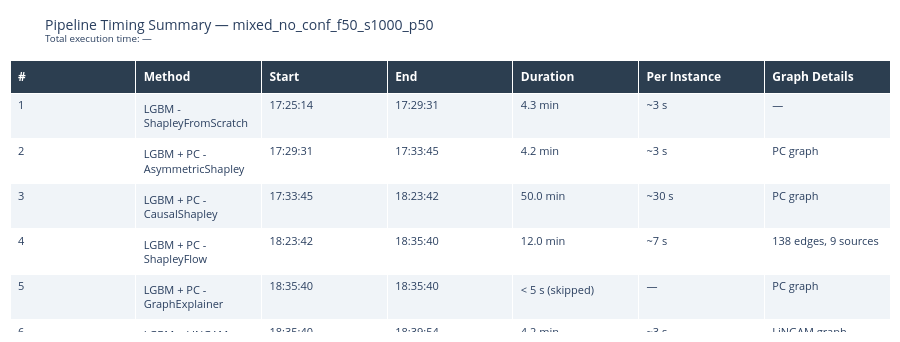

This figure's notebook cell:
### Markdown cell above
## 2. Pipeline Timing Summary

### Code cell
def parse_pipeline_timing(logs_dir: Path, dataset: str):
    """
    Parse the latest pipeline log and return:
      - timing_df  : per-method DataFrame (Method, Start, End, Duration, Per Instance, Graph Details)
      - total_str  : human-readable total execution time
    """
    log_files = sorted(logs_dir.glob("pipeline_*.log"))
    if not log_files:
        print("No log files found in", logs_dir)
        return None, "—"

    log_file = log_files[-1]
    print(f"Log file: {log_file.name}")

    ts_re   = re.compile(r"^(\d{4}-\d{2}-\d{2} \d{2}:\d{2}:\d{2}) \| (.*)$")
    prog_re = re.compile(r"\[Progress:\s*(\d+)/(\d+)\]\s+(.+)")

    events = []
    with open(log_file) as f:
        for line in f:
            m = ts_re.match(line.strip())
            if m:
                ts = datetime.strptime(m.group(1), "%Y-%m-%d %H:%M:%S")
                events.append((ts, m.group(2).strip()))

    # ── Extract ShapleyFlow graph stats per method (edges, sources) ─────
    # Format: "ShapleyFlowWrapper: 51 features, 138 edges, 9 sources"
    flow_re     = re.compile(r"ShapleyFlowWrapper:.*?(\d+) edges,\s*(\d+) sources")
    flow_stats  = {}          # keyed by progress-method-name string
    current_key = None
    for ts, content in events:
        pm = prog_re.search(content)
        if pm:
            current_key = pm.group(3).strip()
        fm = flow_re.search(content)
        if fm and current_key and current_key not in flow_stats:
            flow_stats[current_key] = (int(fm.group(1)), int(fm.group(2)))

    # ── Total execution time ─────────────────────────────────────────────
    total_min = None
    pipeline_end = None
    for ts, content in events:
        m = re.search(r"Total execution time:\s*([\d.]+)\s*minutes", content)
        if m:
            total_min    = float(m.group(1))
            pipeline_end = ts
    if pipeline_end is None and events:
        pipeline_end = events[-1][0]

    # ── Progress events ──────────────────────────────────────────────────
    prog_evts = []
    for ts, content in events:
        m = prog_re.search(content)
        if m:
            prog_evts.append({"ts": ts, "idx": int(m.group(1)), "name": m.group(3).strip()})

    if not prog_evts:
        return None, "—"

    # ── Build per-method rows ────────────────────────────────────────────
    rows = []
    for i, pe in enumerate(prog_evts):
        end_ts     = prog_evts[i + 1]["ts"] if i + 1 < len(prog_evts) else pipeline_end
        dur_s      = max(0.0, (end_ts - pe["ts"]).total_seconds()) if end_ts else 0.0
        dur_min    = dur_s / 60
        n_inst     = 100   # instances per method in the pipeline

        raw_name   = pe["name"]
        # Strip slow-warning annotation, e.g. "(SLOW - uses 10 inner samples)"
        clean_name = re.sub(r"\s*\(SLOW[^)]*\)", "", raw_name).strip()

        # ── Graph Details column ─────────────────────────────────────────
        is_pc     = "PC"     in raw_name.upper()
        is_lingam = "LINGAM" in raw_name.upper()
        is_flow   = "FLOW"   in raw_name.upper() or "ShapleyFlow" in raw_name

        if raw_name in flow_stats:
            edges, srcs = flow_stats[raw_name]
            graph_str = f"{edges} edges, {srcs} sources"
        elif is_pc:
            # Count from adjacency matrix for non-flow methods
            graph_str = "PC graph"
        elif is_lingam:
            graph_str = "LiNGAM graph"
        else:
            graph_str = "—"

        # ── Duration display ─────────────────────────────────────────────
        if dur_s < 5:
            dur_str  = "< 5 s (skipped)"
            per_str  = "—"
        elif dur_min >= 60:
            dur_str  = f"{dur_min/60:.1f} h  ({dur_min:.0f} min)"
            per_str  = f"~{dur_s/n_inst:.0f} s"
        elif dur_min >= 1:
            dur_str  = f"{dur_min:.1f} min"
            per_str  = f"~{dur_s/n_inst:.0f} s"
        else:
            dur_str  = f"{dur_s:.0f} s"
            per_str  = f"~{dur_s/n_inst:.1f} s"

        rows.append({
            "#":             pe["idx"],
            "Method":        clean_name,
            "Start":         pe["ts"].strftime("%H:%M:%S"),
            "End":           end_ts.strftime("%H:%M:%S") if end_ts else "—",
            "Duration":      dur_str,
            "Per Instance":  per_str,
            "Graph Details": graph_str,
        })

    total_str = (
        f"{total_min:.1f} min  ({total_min/60:.2f} h)" if total_min else "—"
    )
    return pd.DataFrame(rows), total_str


timing_df, total_time = parse_pipeline_timing(LOGS_DIR, DATASET)

# ── Display as Plotly table ───────────────────────────────────────────────
if timing_df is not None:
    header_vals = list(timing_df.columns)
    cell_vals   = [timing_df[c].tolist() for c in timing_df.columns]

    # Zebra-stripe rows
    n = len(timing_df)
    row_colors = [["#f0f4f8" if i % 2 == 0 else "white" for i in range(n)]] * len(header_vals)

    fig_timing = go.Figure(go.Table(
        header=dict(
            values=[f"<b>{v}</b>" for v in header_vals],
            fill_color="#2c3e50", font=dict(color="white", size=12),
            align="left", height=30,
        ),
        cells=dict(
            values=cell_vals,
            fill_color=row_colors,
            align="left", height=26,
            font=dict(size=11),
        ),
    ))
    fig_timing.update_layout(
        title=dict(
            text=f"Pipeline Timing Summary — {DATASET}<br>"
                 f"<sup>Total execution time: {total_time}</sup>",
            font=dict(size=14),
        ),
        margin=dict(l=10, r=10, t=60, b=10),
        height=60 + 30 + n * 28,
    )
    fig_timing.show()
else:
    print("Could not parse timing log.")

### Figure 1 — Plotly figure (JSON) as saved in the notebook; plotly's stock layout.template omitted (floating-point values rounded to 4 significant figures)
{"data": [{"cells": {"align": "left", "fill": {"color": [["#f0f4f8", "white", "#f0f4f8", "white", "#f0f4f8", "white", "#f0f4f8", "white", "#f0f4f8"], ["#f0f4f8", "white", "#f0f4f8", "white", "#f0f4f8", "white", "#f0f4f8", "white", "#f0f4f8"], ["#f0f4f8", "white", "#f0f4f8", "white", "#f0f4f8", "white", "#f0f4f8", "white", "#f0f4f8"], ["#f0f4f8", "white", "#f0f4f8", "white", "#f0f4f8", "white", "#f0f4f8", "white", "#f0f4f8"], ["#f0f4f8", "white", "#f0f4f8", "white", "#f0f4f8", "white", "#f0f4f8", "white", "#f0f4f8"], ["#f0f4f8", "white", "#f0f4f8", "white", "#f0f4f8", "white", "#f0f4f8", "white", "#f0f4f8"], ["#f0f4f8", "white", "#f0f4f8", "white", "#f0f4f8", "white", "#f0f4f8", "white", "#f0f4f8"]]}, "font": {"size": 11}, "height": 26, "values": [[1, 2, 3, 4, 5, 6, 7, 8, 9], ["LGBM - ShapleyFromScratch", "LGBM + PC - AsymmetricShapley", "LGBM + PC - CausalShapley", "LGBM + PC - ShapleyFlow", "LGBM + PC - GraphExplainer", "LGBM + LINGAM - AsymmetricShapley", "LGBM + LINGAM - CausalShapley", "LGBM + LINGAM - ShapleyFlow", "LGBM + LINGAM - GraphExplainer"], ["17:25:14", "17:29:31", "17:33:45", "18:23:42", "18:35:40", "18:35:40", "18:39:54", "19:50:19", "20:14:48"], ["17:29:31", "17:33:45", "18:23:42", "18:35:40", "18:35:40", "18:39:54", "19:50:19", "20:14:48", "20:14:48"], ["4.3 min", "4.2 min", "50.0 min", "12.0 min", "< 5 s (skipped)", "4.2 min", "1.2 h  (70 min)", "24.5 min", "< 5 s (skipped)"], ["~3 s", "~3 s", "~30 s", "~7 s", "—", "~3 s", "~42 s", "~15 s", "—"], ["—", "PC graph", "PC graph", "138 edges, 9 sources", "PC graph", "LiNGAM graph", "LiNGAM graph", "287 edges, 3 sources", "LiNGAM graph"]]}, "header": {"align": "left", "fill": {"color": "#2c3e50"}, "font": {"color": "white", "size": 12}, "height": 30, "values": ["<b>#</b>", "<b>Method</b>", "<b>Start</b>", "<b>End</b>", "<b>Duration</b>", "<b>Per Instance</b>", "<b>Graph Details</b>"]}, "type": "table"}], "layout": {"height": 342, "margin": {"b": 10, "l": 10, "r": 10, "t": 60}, "title": {"font": {"size": 14}, "text": "Pipeline Timing Summary — mixed_no_conf_f50_s1000_p50<br><sup>Total execution time: —</sup>"}}}
